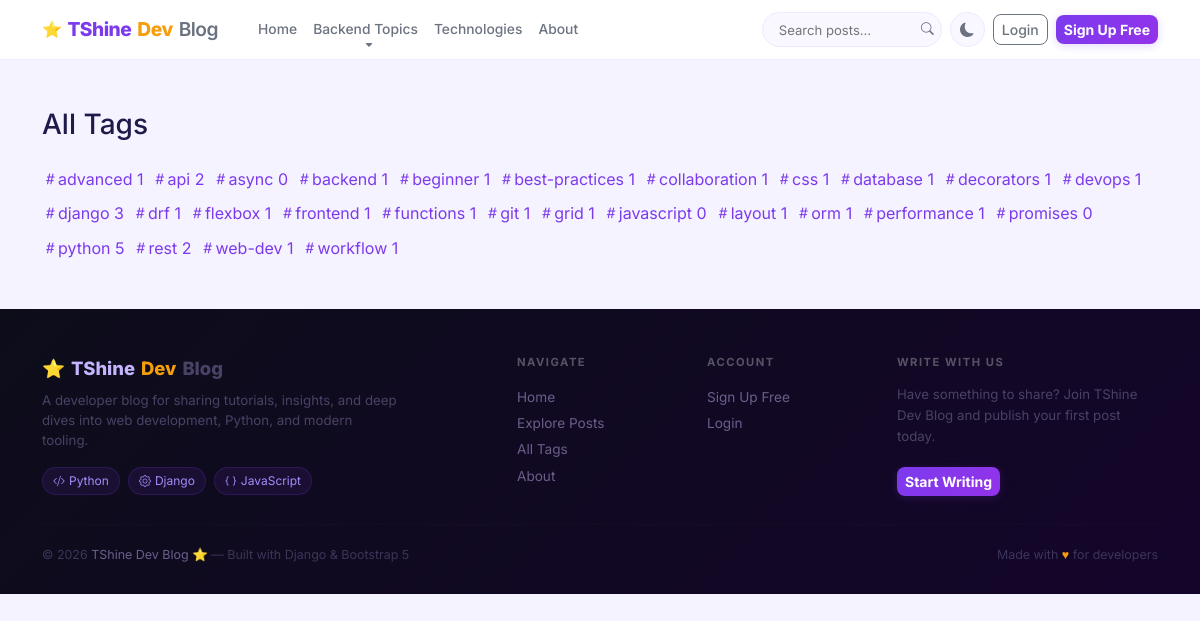
The page /blog/tags/ on the database its author committed.
### blog/models.py (models this page shows, shortened)
class Tag(models.Model):
    name = models.CharField(max_length=50, unique=True)
    slug = models.SlugField(max_length=50, unique=True, blank=True)
    class Meta:
        ordering = ['name']
    def get_absolute_url(self):
        return reverse('tag', kwargs={'slug': self.slug})

### blog/views.py (the view)
# urls.py: path('tags/', views.tags_page, name='tags_page'),
def tags_page(request):
    tags = Tag.objects.all()
    return render(request, 'blog/tags_page.html', {'tags': tags})

### blog/models.py (called while the page is built)
    def get_absolute_url(self):
        return reverse('category', kwargs={'slug': self.slug})

### blog/templatetags/blog_extras.py (called while the page is built)
@register.simple_tag
def get_categories():
    return Category.objects.all()

### blog/templates/blog/tags_page.html (shortened to what this page needs)
{% extends 'blog/base.html' %}
{% block content %}
<div class="container py-5">
    <h3 class="section-title mb-4">All Tags</h3>
    <div class="d-flex flex-wrap gap-2">
        {% for tag in tags %}
        <a href="{{ tag.get_absolute_url }}" class="tag-pill tag-lg">
            <i class="bi bi-hash"></i>{{ tag.name }}
            <span class="tag-count">{{ tag.posts.count }}</span>
        </a>
        {% empty %}
        <p class="text-muted">No tags yet.</p>
        {% endfor %}
    </div>
</div>
{% endblock %}

### blog/static/blog/style.css (style rules this page uses)
:root { --primary: #7C3AED; --primary-dark: #5B21B6; --primary-light: #A78BFA; --accent: #F59E0B; --accent-light: #FCD34D; --green: #10B981; --red: #EF4444; --bg: #F5F3FF; --surface: #FFFFFF; --surface-2: #F9F7FF; --border: #EDE9FE; --text: #1E1B4B; --text-muted: #6B7280; --radius: 14px; --radius-sm: 8px; --radius-xs: 5px; --shadow-sm: 0 1px 4px rgba(109,40,217,0.06); --shadow: 0 4px 18px rgba(109,40,217,0.10); --shadow-lg: 0 12px 42px rgba(109,40,217,0.18); --glow: rgba(124,58,237,0.20); --transition: 0.24s cubic-bezier(0.4,0,0.2,1); --mono: 'Fira Code', 'Courier New', monospace; }
*, *::before, *::after { box-sizing: border-box; }
html { scroll-behavior: smooth; }
body { font-family: 'Inter', sans-serif; background: var(--bg); color: var(--text); line-height: 1.65; overflow-x: hidden; }
a { color: var(--primary); text-decoration: none; }

### rows shown on the page
Tag: name "advanced", posts.count "1"
Tag: name "api", posts.count "2"
Tag: name "async", posts.count "0"
Tag: name "backend", posts.count "1"
Tag: name "beginner", posts.count "1"
Tag: name "best-practices", posts.count "1"
Tag: name "collaboration", posts.count "1"
Tag: name "css", posts.count "1"
Tag: name "database", posts.count "1"
Tag: name "decorators", posts.count "1"
Tag: name "devops", posts.count "1"
Tag: name "django", posts.count "3"
Tag: name "drf", posts.count "1"
Tag: name "flexbox", posts.count "1"
Tag: name "frontend", posts.count "1"
Tag: name "functions", posts.count "1"
Tag: name "git", posts.count "1"
Tag: name "grid", posts.count "1"
Tag: name "javascript", posts.count "0"
Tag: name "layout", posts.count "1"
Tag: name "orm", posts.count "1"
Tag: name "performance", posts.count "1"
Tag: name "promises", posts.count "0"
Tag: name "python", posts.count "5"
Tag: name "rest", posts.count "2"
Tag: name "web-dev", posts.count "1"
Tag: name "workflow", posts.count "1"
